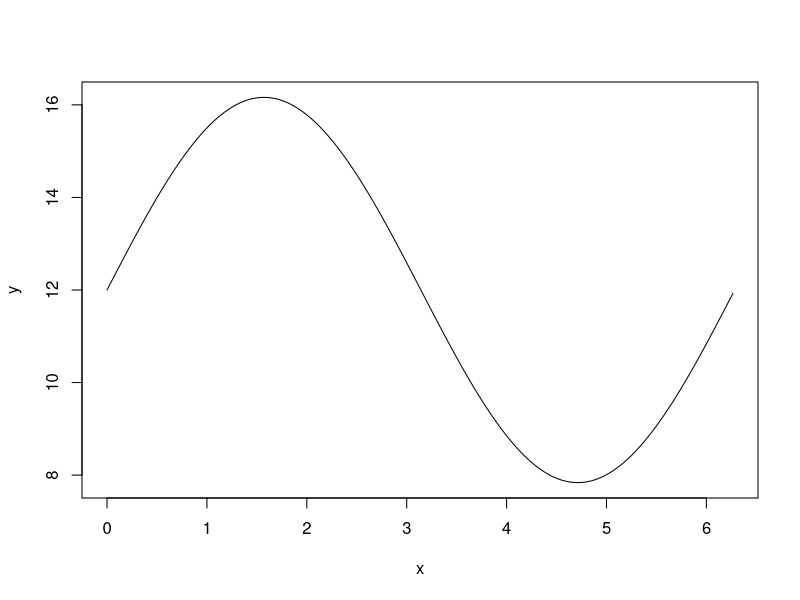
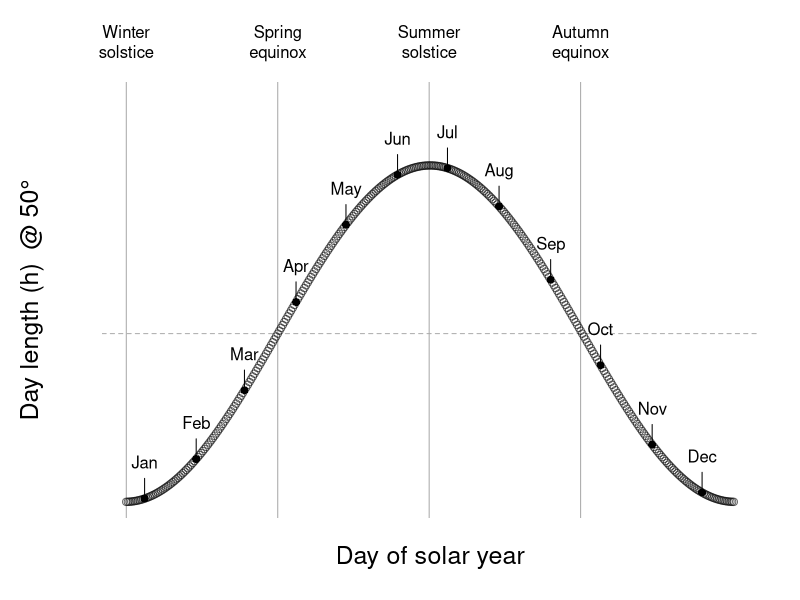

The R script that drew these images, in order: (Note: this script raises an error after producing the figures.)
## ---- chunk 1
knitr::opts_chunk$set(echo = TRUE)
## ---- chunk 2
d2r <- function(x){x / 180 * pi}

r2d <- function(x){x * 180 / pi}
## ---- chunk 3
max_day_length <- function(latitude, radius = 5, verbose = T){
  axial_tilt <- 23.5
  theta1 <- 90 - latitude
  radius_at_latitude <- radius * sin(d2r(theta1))
  adj <- sqrt(radius^2 - radius_at_latitude^2)
  opp2 <- adj * tan(d2r(axial_tilt))
  if(opp2 > radius_at_latitude){
    theta2 <- 90
  } else {
    theta2 <- r2d(asin(opp2 / radius_at_latitude))
  }
  
  S_arc <- 180 + (2 * theta2)
  D_arc <- 360 - S_arc
  
  S_dur <- S_arc / 360 * 24
  D_dur <- 24 - S_dur
  
  if(verbose){
    print(paste0("Max day length: ", round(S_dur, 1)))
    print(paste0("Min night length: ", round(D_dur, 1)))
  } else {
    S_dur
  }
}
## ---- chunk 4
my_lat <- 50
max_day <- max_day_length(my_lat, 5, verbose = F)
min_day <- 24 - max_day
max_day_length(my_lat, verbose = T)
## ---- chunk 5
inRange <- function(x, value = 0.5){
  # quickly find proportions of a vector, useful for plotting!
  # excludes NAs
  stopifnot(is.numeric(x) | lubridate::is.Date(x))
  if(lubridate::is.Date(x)){
    was.Date <- T
    x <- as.numeric(x)
  } else {
    was.Date <- F
  }
  out <- sapply(value, function(v){min(x, na.rm = T) + ((max(x, na.rm = T) - min(x, na.rm = T)) * v)})
  if(was.Date){
    as.Date(out, origin = "1970-01-01")
  } else {
    out
  }
}
## ---- chunk 6
x <- seq(0, 2 * pi, length.out = 367)[1:366]
y <- sin(x)
y = (y + 1) / 2 # so that range [0, 1]
y <- inRange(c(min_day, max_day), y)
plot(x, y, type = "l")
## ---- chunk 7
dh2hm <- function(x){
  y <- round(x, 2) %>% str_split("\\.") %>% unlist() %>% as.numeric()
  if(length(y) > 1){
    y[2] <- round(y[2] / 10 ^ nchar(y[2])  * 60, 0)
    paste0(y[1], "H ", y[2], "M")
  } else {
    paste0(y[1], "H")
  }
}

mar <- function(s = 5.1, w = 4.1, n = 4.1, e = 2.1){
  par(mar = c(s, w, n, e))
}

internal_axis_ticks <- function(draw.axes = 1:4, number.axes = 1:2, ...){
  for(n in draw.axes){
    axis(n, tck = 0.01, labels = NA, ...)
  }
  for(n in number.axes){
    axis(n, lwd = 0, line = -0.5, las = 1, ...)
  }
  box(lwd = 1.5)
}


library(dplyr)
library(stringr)
## ---- chunk 8
winter_solstice <- which.min(y)
y <- y[c((winter_solstice + 1):366, 1:winter_solstice)]
par(pty = "m")
mar(w = 5.1, s = 4.1)
plot(x, y, type = "n", ylim = inRange(c(min_day, max_day), c(0, 1.2)), las = 1, axes = F, xlab = "", 
     ylab = paste0("Day length (h)  @ ", my_lat, "\u00b0"), cex.lab = 1.5)
abline(h = 12, col = "darkgrey", lty = 2)
abline(v = x[c(1, 92, 366 * 0.5, 366 * 0.75)], col = "darkgrey")
mtext(3, 1, at = x[1], text = "Winter\nsolstice")
mtext(3, 1, at = x[92], text = "Spring\nequinox")
mtext(3, 1, at = x[round(366 * 0.5, 0)], text = "Summer\nsolstice")
mtext(3, 1, at = x[round(366 * 0.75)], text = "Autumn\nequinox")
text(x[round(inRange(c(1, 366), c(0, 0.25, 0.5, 0.75)), 0)], 18.5, labels = sapply(y[round(inRange(c(1, 366), c(0, 0.25, 0.5, 0.75)), 0)], dh2hm), col = "darkred")
points(x, y, col = "#00000099")

year_dates <- data.frame(ymd = seq(as.Date("2023-12-21"), as.Date("2024-12-20"), by = 1))
year_dates$doy <- year_dates$ymd %>% str_split("-") %>% sapply("[[", 3)
month_starts <- which(year_dates$doy == "01")
months <- c("Jan\n", "Feb\n", "Mar\n", "Apr\n", "May\n", "Jun\n", "Jul\n", "Aug\n", "Sep\n", "Oct\n", "Nov\n", "Dec\n")
points(x[month_starts], y[month_starts], pch = 16)
arrows(x[month_starts], y[month_starts], x[month_starts], y[month_starts] + 0.5, length = 0)
text(x[month_starts], y[month_starts], months, pos = 3)
#mtext(2, 1.5, at = inRange(c(-1, 1.2), 0.5), text = "Relative change in day length", cex = 1.5)
mtext(1, 1.5, at = inRange(x, 0.5), text = "Day of solar year", cex = 1.5)
today <- which(year_dates$ymd == Sys.Date())
#today <- which(year_dates$ymd == "2024-03-24")
points(x[today], y[today], pch = 16, col = "darkred")
text(x[today], y[today], paste0("Today: ", dh2hm(y[today])), pos = ifelse(today > 366/2, 2, 4), col = "darkred")
internal_axis_ticks(2, 2)
box()
